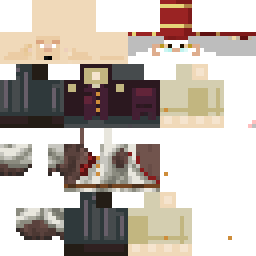
#> input picture tools/ref/humanos/bibliotecario_m_0.png, 64 x 64 px (shown 4 times larger); its folder holds 5 pictures in this run
$ python humans.py
#> lines starting #> are read from the running program, lines starting #| are printed output that depends on the picture
#> in write_profession_skins, src is the input picture: PIL image 64x64 RGBA; mean R, G, B, A 84.2, 75, 66.6, 145.3
"""Humanos nuevos del Reino del Nether.

- Profesiones con hombre y mujer (skins del usuario en tools/ref/humanos): bibliotecario, domador, granjero,
  minero y ciudadano. Usan el cuerpo del guerrero (formato de skin de 64x64; se guardan en 64x68 repitiendo
  la última fila, como el guerrero).
- Versiones mujer del guerrero, arquero, guerrero real y ballestero (pelo largo pintado sobre su skin).
- Aldeano Necromancer: modelo de aldeano del usuario (tools/ref/aldeano_necromancer_modelo.java.txt) con
  brazos cruzados, skin del usuario (tools/ref/humanos/aldeano_necromancer_skin.png) y animaciones.
- Animaciones de las profesiones (reposo, caminar, correr, golpe, trabajar en su mesa, sentarse, festejar).

Salida en assets/civilizacion_nether/: textures/entity/human/*.png (+ _glowmask), geo/entity/aldeano_necromancer.geo.json,
animations/entity/human.animation.json y aldeano_necromancer.animation.json.
"""
import os
import random
from PIL import Image
from common import ASSETS, save_json
from models import Geo, anim

HERE = os.path.dirname(os.path.abspath(__file__))
REF = os.path.join(HERE, "ref", "humanos")
ENT = os.path.join(ASSETS, "textures", "entity")
HUMAN = os.path.join(ENT, "human")

# profesión -> (skins de hombre, skins de mujer)   (debe coincidir con HumanoidType.java)
PROFESSIONS = {"bibliotecario": (3, 3), "domador": (3, 3), "granjero": (4, 4), "minero": (6, 5), "ciudadano": (1, 1)}
# soldados: textura base -> versión mujer
SOLDIERS = {"warrior": "normal", "archer": "hood", "royal_warrior": "helmet", "crossbowman": "cap"}


def pad68(img):
    out = Image.new("RGBA", (64, 68))
#> out: PIL image 64x68 RGBA; every value is 0
    out.paste(img.crop((0, 0, 64, 64)), (0, 0))
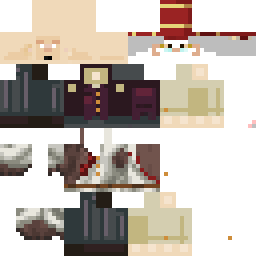
#> out: PIL image 64x68 RGBA (shown 4 times larger); mean R, G, B, A 79.3, 70.6, 62.7, 136.8; transparent parts drawn white
    for y in range(64, 68):
        out.paste(img.crop((0, 63, 64, 64)), (0, y))
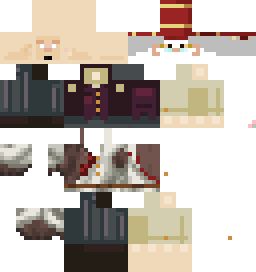
#> out: PIL image 64x68 RGBA (shown 4 times larger); mean R, G, B, A 83.3, 74.2, 65.8, 144.3; transparent parts drawn white
    return out


def glowmask(img):
    """Brillan solo los ojos: píxeles muy saturados y claros en la franja de los ojos de la cara (capa y sombrero)."""
    gm = Image.new("RGBA", img.size, (0, 0, 0, 0))
    for (x0, x1) in ((8, 16), (40, 48)):
        for y in range(10, 14):
            for x in range(x0, x1):
                r, g, b, a = img.getpixel((x, y))
                if a and max(r, g, b) > 170 and max(r, g, b) - min(r, g, b) > 120:
                    gm.putpixel((x, y), (r, g, b, 255))
    return gm


def save_tex(img, name, folder=HUMAN):
    os.makedirs(folder, exist_ok=True)
    img.save(os.path.join(folder, name + ".png"))
    glowmask(img).save(os.path.join(folder, name + "_glowmask.png"))


def write_profession_skins():
    count = 0
    for prof, (nm, nf) in PROFESSIONS.items():
        for g, n in (("m", nm), ("f", nf)):
            for i in range(n):
#> (the run stopped early here; a loop or call above may not have finished)
